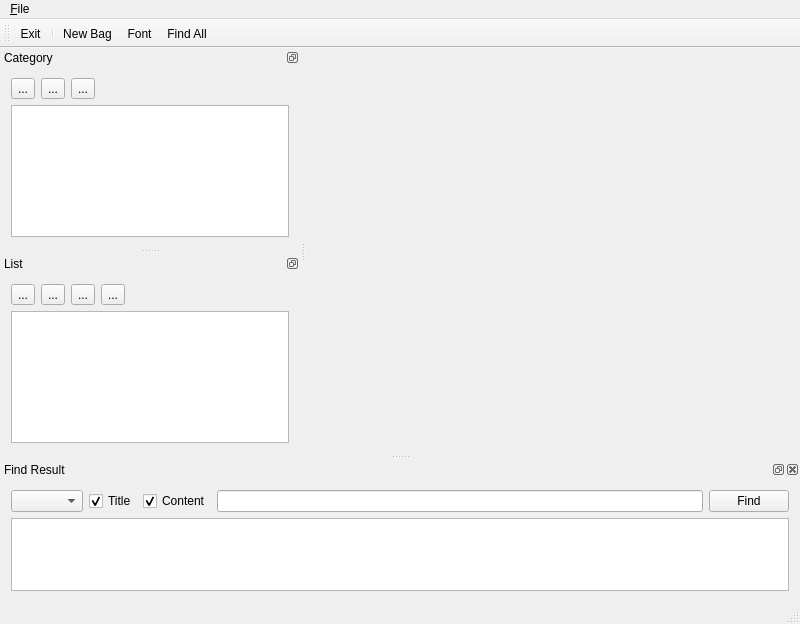
<?xml version="1.0" encoding="UTF-8"?>
<ui version="4.0">
 <class>MainWindow</class>
 <widget class="QMainWindow" name="MainWindow">
  <property name="geometry">
   <rect>
    <x>0</x>
    <y>0</y>
    <width>800</width>
    <height>617</height>
   </rect>
  </property>
  <property name="windowTitle">
   <string>MyTipBag</string>
  </property>
  <property name="windowIcon">
   <iconset resource="resource.qrc">
    <normaloff>:/Icon/MyTipBag.ico</normaloff>:/Icon/MyTipBag.ico</iconset>
  </property>
  <widget class="QWidget" name="centralWidget"/>
  <widget class="QMenuBar" name="menuBar">
   <property name="geometry">
    <rect>
     <x>0</x>
     <y>0</y>
     <width>800</width>
     <height>21</height>
    </rect>
   </property>
   <widget class="QMenu" name="menuF_ile">
    <property name="title">
     <string>&amp;File</string>
    </property>
    <addaction name="action_New_Bag"/>
    <addaction name="action_Font"/>
    <addaction name="actionFind_All"/>
    <addaction name="separator"/>
    <addaction name="actionExit"/>
   </widget>
   <addaction name="menuF_ile"/>
  </widget>
  <widget class="QToolBar" name="mainToolBar">
   <attribute name="toolBarArea">
    <enum>TopToolBarArea</enum>
   </attribute>
   <attribute name="toolBarBreak">
    <bool>false</bool>
   </attribute>
   <addaction name="actionExit"/>
   <addaction name="separator"/>
   <addaction name="action_New_Bag"/>
   <addaction name="action_Font"/>
   <addaction name="actionFind_All"/>
  </widget>
  <widget class="QStatusBar" name="statusBar"/>
  <widget class="QDockWidget" name="_dckWidCategory">
   <property name="minimumSize">
    <size>
     <width>300</width>
     <height>200</height>
    </size>
   </property>
   <property name="layoutDirection">
    <enum>Qt::LeftToRight</enum>
   </property>
   <property name="features">
    <set>QDockWidget::DockWidgetFloatable|QDockWidget::DockWidgetMovable</set>
   </property>
   <property name="windowTitle">
    <string>Category</string>
   </property>
   <attribute name="dockWidgetArea">
    <number>1</number>
   </attribute>
   <widget class="QWidget" name="dockWidgetContents">
    <layout class="QVBoxLayout" name="verticalLayout">
     <item>
      <layout class="QHBoxLayout" name="horizontalLayout">
       <item>
        <widget class="QToolButton" name="_tbtnAddCategory">
         <property name="text">
          <string>...</string>
         </property>
         <property name="icon">
          <iconset resource="resource.qrc">
           <normaloff>:/image/image/add-category.png</normaloff>:/image/image/add-category.png</iconset>
         </property>
         <property name="iconSize">
          <size>
           <width>24</width>
           <height>24</height>
          </size>
         </property>
        </widget>
       </item>
       <item>
        <widget class="QToolButton" name="_tbtnUpdateCategory">
         <property name="text">
          <string>...</string>
         </property>
         <property name="icon">
          <iconset resource="resource.qrc">
           <normaloff>:/image/image/update-category.png</normaloff>:/image/image/update-category.png</iconset>
         </property>
         <property name="iconSize">
          <size>
           <width>24</width>
           <height>24</height>
          </size>
         </property>
        </widget>
       </item>
       <item>
        <widget class="QToolButton" name="_tbtnDeleteCategory">
         <property name="text">
          <string>...</string>
         </property>
         <property name="icon">
          <iconset resource="resource.qrc">
           <normaloff>:/image/image/delete-category.png</normaloff>:/image/image/delete-category.png</iconset>
         </property>
         <property name="iconSize">
          <size>
           <width>24</width>
           <height>24</height>
          </size>
         </property>
        </widget>
       </item>
       <item>
        <spacer name="horizontalSpacer">
         <property name="orientation">
          <enum>Qt::Horizontal</enum>
         </property>
         <property name="sizeHint" stdset="0">
          <size>
           <width>40</width>
           <height>20</height>
          </size>
         </property>
        </spacer>
       </item>
      </layout>
     </item>
     <item>
      <widget class="QTableView" name="_tvCategory">
       <property name="editTriggers">
        <set>QAbstractItemView::NoEditTriggers</set>
       </property>
      </widget>
     </item>
    </layout>
   </widget>
  </widget>
  <widget class="QDockWidget" name="_dckWidList">
   <property name="minimumSize">
    <size>
     <width>300</width>
     <height>200</height>
    </size>
   </property>
   <property name="features">
    <set>QDockWidget::DockWidgetFloatable|QDockWidget::DockWidgetMovable</set>
   </property>
   <property name="windowTitle">
    <string>List</string>
   </property>
   <attribute name="dockWidgetArea">
    <number>1</number>
   </attribute>
   <widget class="QWidget" name="dockWidgetContents_2">
    <layout class="QVBoxLayout" name="verticalLayout_2">
     <item>
      <layout class="QHBoxLayout" name="horizontalLayout_2">
       <item>
        <widget class="QToolButton" name="_tbtnNewDoc">
         <property name="toolTip">
          <string>Add Title(Ctrl+I)</string>
         </property>
         <property name="text">
          <string>...</string>
         </property>
         <property name="icon">
          <iconset resource="resource.qrc">
           <normaloff>:/image/image/new-doc.png</normaloff>:/image/image/new-doc.png</iconset>
         </property>
         <property name="iconSize">
          <size>
           <width>24</width>
           <height>24</height>
          </size>
         </property>
         <property name="shortcut">
          <string>Ctrl+I</string>
         </property>
        </widget>
       </item>
       <item>
        <widget class="QToolButton" name="_tbtnUpdateTitle">
         <property name="toolTip">
          <string>Update Title</string>
         </property>
         <property name="text">
          <string>...</string>
         </property>
         <property name="icon">
          <iconset resource="resource.qrc">
           <normaloff>:/image/image/update-title.png</normaloff>:/image/image/update-title.png</iconset>
         </property>
         <property name="iconSize">
          <size>
           <width>24</width>
           <height>24</height>
          </size>
         </property>
        </widget>
       </item>
       <item>
        <widget class="QToolButton" name="_tbtnSaveDoc">
         <property name="toolTip">
          <string>Save Tip(Ctrl+S)</string>
         </property>
         <property name="text">
          <string>...</string>
         </property>
         <property name="icon">
          <iconset resource="resource.qrc">
           <normaloff>:/image/image/save-doc.png</normaloff>:/image/image/save-doc.png</iconset>
         </property>
         <property name="iconSize">
          <size>
           <width>24</width>
           <height>24</height>
          </size>
         </property>
         <property name="shortcut">
          <string>Ctrl+S</string>
         </property>
        </widget>
       </item>
       <item>
        <widget class="QToolButton" name="_tbtnDelDoc">
         <property name="toolTip">
          <string>Delete Tip(Ctrl+Del)</string>
         </property>
         <property name="text">
          <string>...</string>
         </property>
         <property name="icon">
          <iconset resource="resource.qrc">
           <normaloff>:/image/image/delete-doc.png</normaloff>:/image/image/delete-doc.png</iconset>
         </property>
         <property name="iconSize">
          <size>
           <width>24</width>
           <height>24</height>
          </size>
         </property>
         <property name="shortcut">
          <string>Ctrl+Del</string>
         </property>
        </widget>
       </item>
       <item>
        <spacer name="horizontalSpacer_2">
         <property name="orientation">
          <enum>Qt::Horizontal</enum>
         </property>
         <property name="sizeHint" stdset="0">
          <size>
           <width>40</width>
           <height>20</height>
          </size>
         </property>
        </spacer>
       </item>
      </layout>
     </item>
     <item>
      <widget class="QTableView" name="_tvList">
       <property name="editTriggers">
        <set>QAbstractItemView::NoEditTriggers</set>
       </property>
      </widget>
     </item>
    </layout>
   </widget>
  </widget>
  <widget class="QDockWidget" name="_dckWidSearchResult">
   <property name="minimumSize">
    <size>
     <width>347</width>
     <height>142</height>
    </size>
   </property>
   <property name="windowTitle">
    <string>Find Result</string>
   </property>
   <attribute name="dockWidgetArea">
    <number>8</number>
   </attribute>
   <widget class="QWidget" name="dockWidgetContents_3">
    <layout class="QVBoxLayout" name="verticalLayout_3">
     <item>
      <layout class="QHBoxLayout" name="horizontalLayout_3">
       <item>
        <widget class="QComboBox" name="_cmbCategoryForSearch"/>
       </item>
       <item>
        <widget class="QCheckBox" name="_chkTitle">
         <property name="text">
          <string>Title</string>
         </property>
         <property name="checked">
          <bool>true</bool>
         </property>
        </widget>
       </item>
       <item>
        <widget class="QCheckBox" name="_chkContent">
         <property name="text">
          <string>Content</string>
         </property>
         <property name="checked">
          <bool>true</bool>
         </property>
        </widget>
       </item>
       <item>
        <widget class="QLineEdit" name="_edFindText"/>
       </item>
       <item>
        <widget class="QPushButton" name="_btnFind">
         <property name="text">
          <string>Find</string>
         </property>
        </widget>
       </item>
      </layout>
     </item>
     <item>
      <widget class="QTableView" name="_tvSearchResult"/>
     </item>
    </layout>
   </widget>
  </widget>
  <action name="actionExit">
   <property name="icon">
    <iconset resource="resource.qrc">
     <normaloff>:/image/image/close.png</normaloff>:/image/image/close.png</iconset>
   </property>
   <property name="text">
    <string>E&amp;xit</string>
   </property>
   <property name="toolTip">
    <string>Exit</string>
   </property>
   <property name="shortcut">
    <string>Ctrl+Q</string>
   </property>
  </action>
  <action name="action_New_Bag">
   <property name="icon">
    <iconset resource="resource.qrc">
     <normaloff>:/image/image/new_db.png</normaloff>:/image/image/new_db.png</iconset>
   </property>
   <property name="text">
    <string>&amp;New Bag</string>
   </property>
   <property name="shortcut">
    <string>Ctrl+N</string>
   </property>
  </action>
  <action name="action_Font">
   <property name="icon">
    <iconset resource="resource.qrc">
     <normaloff>:/image/image/font-icon.png</normaloff>:/image/image/font-icon.png</iconset>
   </property>
   <property name="text">
    <string>&amp;Font</string>
   </property>
  </action>
  <action name="actionFind_All">
   <property name="icon">
    <iconset resource="resource.qrc">
     <normaloff>:/image/image/find.png</normaloff>:/image/image/find.png</iconset>
   </property>
   <property name="text">
    <string>Find All</string>
   </property>
   <property name="shortcut">
    <string>Ctrl+Shift+F</string>
   </property>
  </action>
 </widget>
 <layoutdefault spacing="6" margin="11"/>
 <tabstops>
  <tabstop>_cmbCategoryForSearch</tabstop>
  <tabstop>_chkTitle</tabstop>
  <tabstop>_chkContent</tabstop>
  <tabstop>_edFindText</tabstop>
  <tabstop>_btnFind</tabstop>
  <tabstop>_tvSearchResult</tabstop>
  <tabstop>_tbtnAddCategory</tabstop>
  <tabstop>_tbtnUpdateCategory</tabstop>
  <tabstop>_tbtnDeleteCategory</tabstop>
  <tabstop>_tvCategory</tabstop>
  <tabstop>_tbtnNewDoc</tabstop>
  <tabstop>_tbtnUpdateTitle</tabstop>
  <tabstop>_tbtnSaveDoc</tabstop>
  <tabstop>_tbtnDelDoc</tabstop>
  <tabstop>_tvList</tabstop>
 </tabstops>
 <resources>
  <include location="resource.qrc"/>
 </resources>
 <connections>
  <connection>
   <sender>_edFindText</sender>
   <signal>returnPressed()</signal>
   <receiver>_btnFind</receiver>
   <slot>click()</slot>
   <hints>
    <hint type="sourcelabel">
     <x>707</x>
     <y>499</y>
    </hint>
    <hint type="destinationlabel">
     <x>734</x>
     <y>499</y>
    </hint>
   </hints>
  </connection>
 </connections>
</ui>
